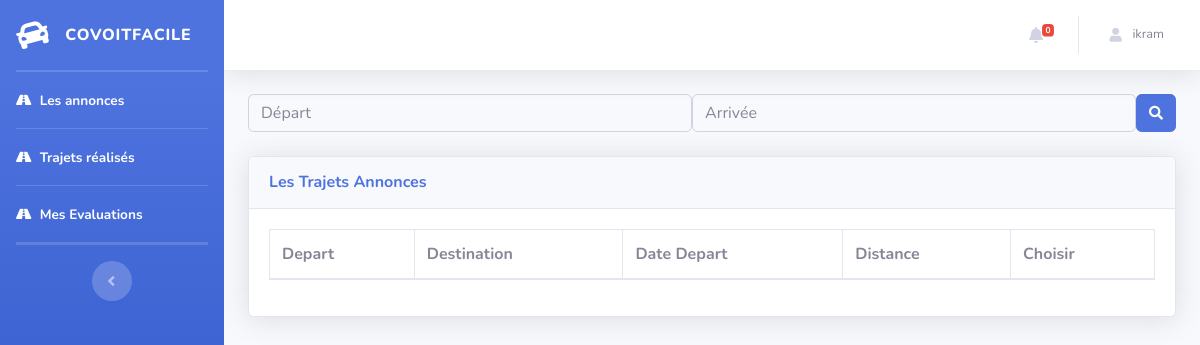
The page /trajetsannonces.php?success=1 (signed in) on the database as committed earlier.
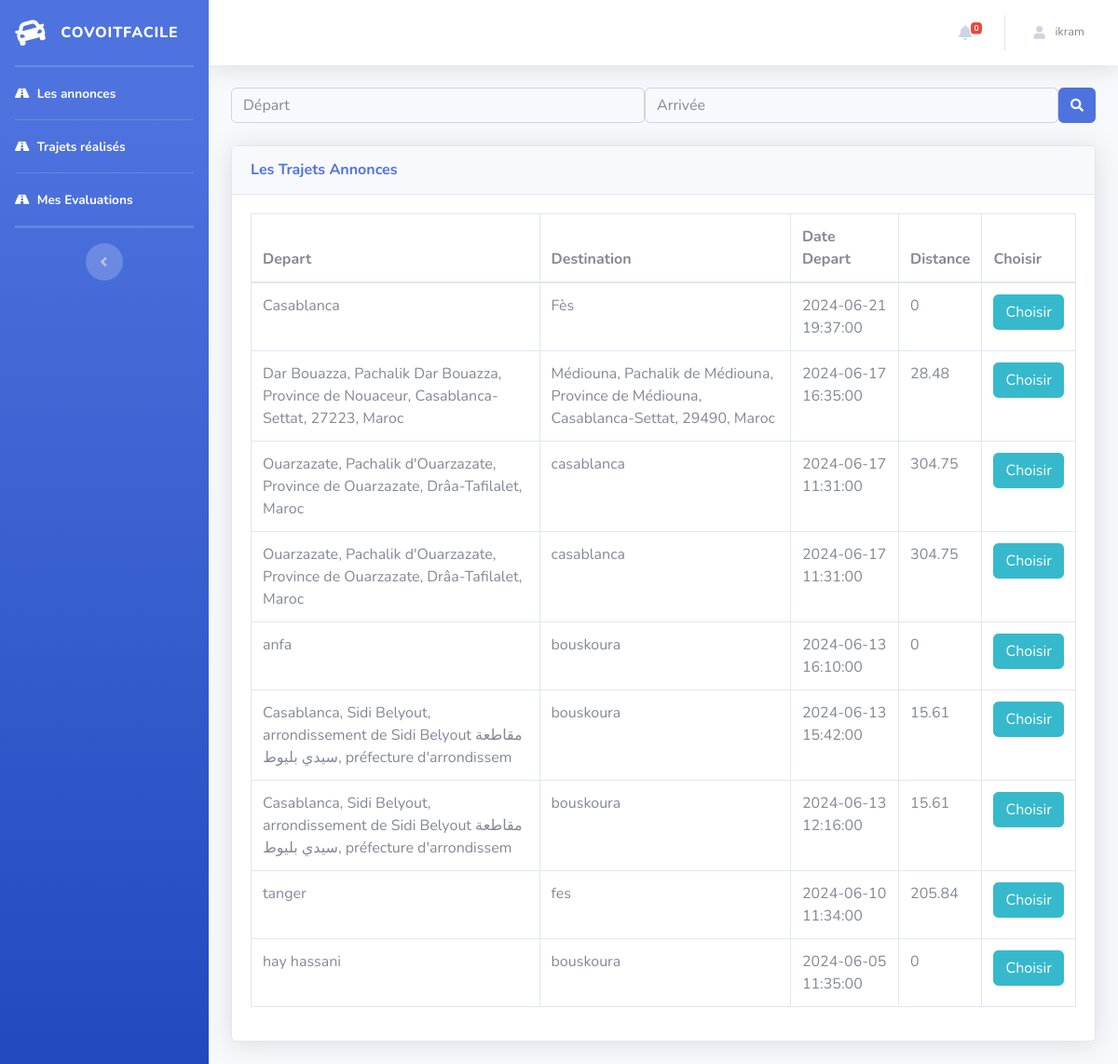
The same page on the database as committed later.
### tables this page shows
CREATE TABLE `trajets` (
  `id` int(11) NOT NULL,
  `depart` varchar(100) DEFAULT NULL,
  `destination` varchar(100) DEFAULT NULL,
  `date_depart` timestamp NULL DEFAULT NULL,
  `statut` enum('proposé','choisi','validé') DEFAULT 'proposé',
  `passager_id` int(11) DEFAULT NULL,
  `prix` decimal(10,2) DEFAULT NULL,
  `nbr_places` int(11) DEFAULT NULL,
  `date_arrivee` timestamp NULL DEFAULT NULL,
  `distance` float NOT NULL,
  `date_creation` timestamp NOT NULL DEFAULT current_timestamp()
);

### trajetsannonces.php (the view, shortened to what this page needs)
<?php
require("header.php");
$point_depart = isset($_GET['point_depart']) ? $_GET['point_depart'] : '';
$point_arrivee = isset($_GET['point_arrivee']) ? $_GET['point_arrivee'] : '';
$sql = "SELECT DISTINCT Trajets.*, Trajets_Conducteurs.choisi
        FROM Trajets
        LEFT JOIN Trajets_Conducteurs ON Trajets.id = Trajets_Conducteurs.trajet_id AND Trajets_Conducteurs.conducteur_id = $user_id
        WHERE Trajets.statut = 'proposé'";
$sql .= " ORDER BY Trajets.date_depart DESC";
$result = $conn->query($sql);
?>
<!DOCTYPE html>
<html lang="en">
<head>
    <link href="vendor/fontawesome-free/css/all.min.css" rel="stylesheet" type="text/css">
    <link href="css/sb-admin-2.min.css" rel="stylesheet">
</head>
<body>
    <div class="container-fluid">
        <div class="d-sm-flex align-items-center justify-content-between mb-4">
            <form method="get" action="trajetsannonces.php" class="d-none d-sm-inline-block form-inline mr-auto ml-md-3 my-2 my-md-0">
                <input type="text" class="form-control bg-light border-1" id="point_depart" placeholder="Départ" name="point_depart" value="<?php echo htmlspecialchars($point_depart); ?>">
                <input type="text" class="form-control bg-light border-1" id="point_arrivee" placeholder="Arrivée" name="point_arrivee" value="<?php echo htmlspecialchars($point_arrivee); ?>">
                <button type="submit" class="btn btn-primary"><i class="fas fa-search fa-sm"></i></button>
            </form>
        </div>
        <div class="card shadow mb-4">
            <div class="card-header py-3">
                <h6 class="m-0 font-weight-bold text-primary">Les Trajets Annonces</h6>
            </div>
            <div class="card-body">
                <div class="table-responsive">
                    <table class="table table-bordered" id="dataTable" width="100%" cellspacing="0">
                        <thead>
                            <tr>
                                <th>Depart</th>
                                <th>Destination</th>
                                <th>Date Depart</th>
                                <th>Distance</th>
                                <th>Choisir</th>
                            </tr>
                        </thead>
                        <tbody>
                            <?php while ($row = $result->fetch_assoc()) { ?>
                                <tr onclick="showModal(<?php echo $row['id']; ?>)">
                                    <td><?php echo ($row['depart']) ?></td>
                                    <td><?php echo ($row['destination']) ?></td>
                                    <td><?php echo ($row['date_depart']) ?></td
                                    ><td><?php echo ($row['distance']) ?></td>
                                    <td>
                                        <?php
                                        if ($row['choisi'] == 0  ) {
                                            echo "<form method='post' action='trajetsannonces.php'>
                                                    <input type='hidden' name='id_trajet' value='" . $row['id'] . "'>
                                                    <input type='hidden' name='action' value='choisir'>
                                                    <input type='submit' class='btn btn-info ' value='Choisir'>
                                                </form>";
                                        } elseif ($row['choisi'] == 1) {
                                            echo "<form method='post' action='trajetsannonces.php'>
                                                    <input type='hidden' name='id_trajet' value='" . $row['id'] . "'>
                                                    <input type='hidden' name='action' value='annuler'>
                                                    <input type='submit'class='btn btn-danger ' value='Annuler'>
                                                </form>";
                                        } else {
                                            echo "<form method='post' action='trajetsannonces.php'>
                                                    <input type='hidden' name='id_trajet' value='" . $row['id'] . "'>
                                                    <input type='hidden' name='action' value='choisir'>
                                                    <input type='submit' value='Choisir'>
                                                </form>";
                                        }
                                        ?>
                                    </td>
                                </tr>
                            <?php } ?>
                        </tbody>
                    </table>
                </div>
            </div>
        </div>
    </div>
</body>
</html>

### header.php (shortened to what this page needs)
<?php
$user_id = $_SESSION['user_id'];
$user_nom = $_SESSION['nom'];
$user_role = $_SESSION['user_role'];
?>
<!DOCTYPE html>
<html lang="en">
<head>
    <link href="vendor/fontawesome-free/css/all.min.css" rel="stylesheet" type="text/css">
    <link href="css/sb-admin-2.min.css" rel="stylesheet">
</head>
<body id="page-top">
    <div id="wrapper">
        <ul class="navbar-nav bg-gradient-primary sidebar sidebar-dark accordion" id="accordionSidebar">
            <a class="sidebar-brand d-flex align-items-center justify-content-center" href="index.php">
                <div class="sidebar-brand-icon rotate-n-15">
                    <i class="fas fa-car"></i>
                </div>
                <div class="sidebar-brand-text mx-3">CovoitFacile</div>
            </a>
            <?php if($user_role == 'administrateur'){ ?>
            <li class="nav-item active">
                <a class="nav-link" href="admin.php">
                    <i class="fas fa-fw fa-tachometer-alt"></i>
                    <span>Dashboard</span></a>
            </li>
            <hr class="sidebar-divider my-0">
            <li class="nav-item active ">
                <a class="nav-link" href="listeutilisateurs.php">
                    <i class="fa fa-users"></i>
                    <span>Gestion utilisateurs</span></a>
            </li>
            <hr class="sidebar-divider my-0">
            <li class="nav-item active">
                <a class="nav-link" href="listetrajets.php">
                   <i class="fas fa-road"></i>
                    <span>Gestion Trajets</span></a>
            </li>
             <hr class="sidebar-divider my-0">
            <li class="nav-item active">
                <a class="nav-link" href="listeadmins.php">
                    <i class="fa fa-users"></i>
                    <span>Gestion Admins</span></a>
            </li>
            <hr class="sidebar-divider my-0">
<?php  }elseif($user_role == 'conducteur'){ ?>
            <hr class="sidebar-divider my-0">
            <hr class="sidebar-divider my-0">
            <li class="nav-item active">
                <a class="nav-link" href="trajetsannonces.php">
                   <i class="fa fa-road"></i>
                    <span>Les annonces</span></a>
            </li>
            <hr class="sidebar-divider my-0">
            <li class="nav-item active">
                <a class="nav-link" href="trajetrealises.php">
                   <i class="fa fa-road"></i>
                    <span>Trajets réalisés</span></a>
            </li>
            <hr class="sidebar-divider my-0">
            <li class="nav-item active">
                <a class="nav-link" href="evaluations_conducteur.php">
                   <i class="fa fa-road"></i>
                    <span>Mes Evaluations</span></a>
            </li>
            <hr class="sidebar-divider my-0">
            <hr class="sidebar-divider my-0">
<?php  }?>
            <hr class="sidebar-divider">
            <div class="text-center d-none d-md-inline">
                <button class="rounded-circle border-0" id="sidebarToggle"></button>
            </div>
        </ul>
        <div id="content-wrapper" class="d-flex flex-column">
            <div id="content">
                        <nav class="navbar navbar-expand navbar-light bg-white topbar mb-4 static-top shadow">
                    <ul class="navbar-nav ml-auto">
    <li class="nav-item dropdown no-arrow mx-1">
        <a class="nav-link dropdown-toggle" href="#" id="alertsDropdown" role="button"
            data-toggle="dropdown" aria-haspopup="true" aria-expanded="false">
            <i class="fas fa-bell fa-fw"></i>
            <span class="badge badge-danger badge-counter" id="notif-count">0</span>
        </a>
    </li>
                        <li class="nav-item dropdown no-arrow">
                            <a class="nav-link dropdown-toggle" href="#" id="userDropdown" role="button"
                                data-toggle="dropdown" aria-haspopup="true" aria-expanded="false">
                                <i class="fas fa-user fa-sm fa-fw mr-2 text-gray-400"></i>
                                <span class="mr-2 d-none d-lg-inline text-gray-600 small"><?php echo  htmlspecialchars($user_nom) ;?></span>
                            </a>
                        </li>
                    </ul>
                </nav>
</body>
</html>

Rows that differ between the two databases and show on the page:
added trajets: depart "Casablanca", destination "Fès", date_depart "2024-06-21 19:37:00", distance "0"
added trajets: depart "Dar Bouazza, Pachalik Dar Bouazza, Province de Nouaceur, Casablanca-Settat, 27223, Maroc", destination "Médiouna, Pachalik de Médiouna, Province de Médiouna, Casablanca-Settat, 29490, Maroc", date_depart "2024-06-17 16:35:00", distance "28.48"
added trajets: depart "Ouarzazate, Pachalik d'Ouarzazate, Province de Ouarzazate, Drâa-Tafilalet, Maroc", destination "casablanca", date_depart "2024-06-17 11:31:00", distance "304.75"
added trajets: depart "Ouarzazate, Pachalik d'Ouarzazate, Province de Ouarzazate, Drâa-Tafilalet, Maroc", destination "casablanca", date_depart "2024-06-17 11:31:00", distance "304.75"
added trajets: depart "anfa", destination "bouskoura", date_depart "2024-06-13 16:10:00", distance "0"
added trajets: depart "Casablanca, Sidi Belyout, arrondissement de Sidi Belyout مقاطعة سيدي بليوط, préfecture d'arrondissem", destination "bouskoura", date_depart "2024-06-13 15:42:00", distance "15.61"
added trajets: depart "Casablanca, Sidi Belyout, arrondissement de Sidi Belyout مقاطعة سيدي بليوط, préfecture d'arrondissem", destination "bouskoura", date_depart "2024-06-13 12:16:00", distance "15.61"
added trajets: depart "tanger", destination "fes", date_depart "2024-06-10 11:34:00", distance "205.84"
added trajets: depart "hay hassani", destination "bouskoura", date_depart "2024-06-05 11:35:00", distance "0"
